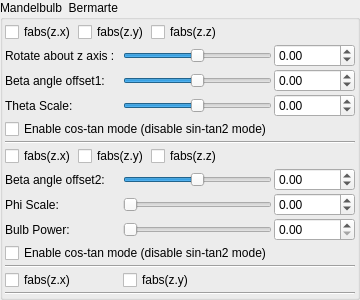
    <widget class="QGroupBox" name="groupBox">
     <property name="title">
      <string>Mandelbulb  Bermarte</string>
     </property>
     <property name="checkable">
      <bool>false</bool>
     </property>
     <layout class="QVBoxLayout" name="verticalLayout_39" stretch="0,0">
      <property name="spacing">
       <number>2</number>
      </property>
      <property name="leftMargin">
       <number>2</number>
      </property>
      <property name="topMargin">
       <number>2</number>
      </property>
      <property name="rightMargin">
       <number>2</number>
      </property>
      <property name="bottomMargin">
       <number>2</number>
      </property>
      <item>
       <layout class="QGridLayout" name="gridLayout">
        <item row="0" column="3">
         <spacer name="horizontalSpacer_2">
          <property name="orientation">
           <enum>Qt::Horizontal</enum>
          </property>
          <property name="sizeHint" stdset="0">
           <size>
            <width>40</width>
            <height>20</height>
           </size>
          </property>
         </spacer>
        </item>
        <item row="0" column="0">
         <widget class="QCheckBox" name="checkBox_transf_function_enabledAx_false">
          <property name="text">
           <string>fabs(z.x)</string>
          </property>
         </widget>
        </item>
        <item row="0" column="1">
         <widget class="QCheckBox" name="checkBox_transf_function_enabledAy_false">
          <property name="text">
           <string>fabs(z.y)</string>
          </property>
         </widget>
        </item>
        <item row="0" column="2">
         <widget class="QCheckBox" name="checkBox_transf_function_enabledAz_false">
          <property name="text">
           <string>fabs(z.z)</string>
          </property>
         </widget>
        </item>
       </layout>
      </item>
      <item>
       <layout class="QGridLayout" name="gridLayout_76">
        <property name="spacing">
         <number>2</number>
        </property>
        <item row="2" column="1">
         <widget class="QSlider" name="slider_beta_angle_offset">
          <property name="sizePolicy">
           <sizepolicy hsizetype="Expanding" vsizetype="Maximum">
            <horstretch>0</horstretch>
            <verstretch>0</verstretch>
           </sizepolicy>
          </property>
          <property name="minimum">
           <number>-18000</number>
          </property>
          <property name="maximum">
           <number>18000</number>
          </property>
          <property name="value">
           <number>0</number>
          </property>
          <property name="sliderPosition">
           <number>0</number>
          </property>
          <property name="orientation">
           <enum>Qt::Horizontal</enum>
          </property>
         </widget>
        </item>
        <item row="13" column="0">
         <widget class="QCheckBox" name="checkBox_transf_function_enabledBx_false">
          <property name="text">
           <string>fabs(z.x)</string>
          </property>
         </widget>
        </item>
        <item row="1" column="0">
         <widget class="QLabel" name="label_298">
          <property name="text">
           <string>Rotate about z axis :  </string>
          </property>
         </widget>
        </item>
        <item row="1" column="2">
         <widget class="MyDoubleSpinBox" name="spinbox_alpha_angle_offset">
          <property name="sizePolicy">
           <sizepolicy hsizetype="Minimum" vsizetype="Maximum">
            <horstretch>0</horstretch>
            <verstretch>0</verstretch>
           </sizepolicy>
          </property>
          <property name="prefix">
           <string/>
          </property>
          <property name="suffix">
           <string/>
          </property>
          <property name="decimals">
           <number>2</number>
          </property>
          <property name="minimum">
           <double>-36000.000000000000000</double>
          </property>
          <property name="maximum">
           <double>36000.000000000000000</double>
          </property>
          <property name="singleStep">
           <double>0.100000000000000</double>
          </property>
         </widget>
        </item>
        <item row="2" column="0">
         <widget class="QLabel" name="label_293">
          <property name="text">
           <string>Beta angle offset1:  </string>
          </property>
         </widget>
        </item>
        <item row="10" column="0">
         <widget class="QLabel" name="label_294">
          <property name="text">
           <string>Bulb Power:</string>
          </property>
         </widget>
        </item>
        <item row="1" column="1">
         <widget class="QSlider" name="slider_alpha_angle_offset">
          <property name="sizePolicy">
           <sizepolicy hsizetype="Expanding" vsizetype="Maximum">
            <horstretch>0</horstretch>
            <verstretch>0</verstretch>
           </sizepolicy>
          </property>
          <property name="minimum">
           <number>-18000</number>
          </property>
          <property name="maximum">
           <number>18000</number>
          </property>
          <property name="value">
           <number>0</number>
          </property>
          <property name="sliderPosition">
           <number>0</number>
          </property>
          <property name="orientation">
           <enum>Qt::Horizontal</enum>
          </property>
         </widget>
        </item>
        <item row="9" column="2">
         <widget class="MyDoubleSpinBox" name="spinbox_transf_scaleB_1">
          <property name="sizePolicy">
           <sizepolicy hsizetype="Minimum" vsizetype="Maximum">
            <horstretch>0</horstretch>
            <verstretch>0</verstretch>
           </sizepolicy>
          </property>
          <property name="prefix">
           <string/>
          </property>
          <property name="suffix">
           <string/>
          </property>
          <property name="decimals">
           <number>2</number>
          </property>
          <property name="minimum">
           <double>-36000.000000000000000</double>
          </property>
          <property name="maximum">
           <double>36000.000000000000000</double>
          </property>
          <property name="singleStep">
           <double>0.100000000000000</double>
          </property>
         </widget>
        </item>
        <item row="8" column="0">
         <widget class="QLabel" name="label_296">
          <property name="text">
           <string>Beta angle offset2:</string>
          </property>
         </widget>
        </item>
        <item row="11" column="0" colspan="3">
         <widget class="QCheckBox" name="checkBox_transf_function_enabledx_false">
          <property name="text">
           <string>Enable cos-tan mode (disable sin-tan2 mode)</string>
          </property>
         </widget>
        </item>
        <item row="9" column="1">
         <widget class="QSlider" name="slider_transf_scaleB_1">
          <property name="sizePolicy">
           <sizepolicy hsizetype="Expanding" vsizetype="Maximum">
            <horstretch>0</horstretch>
            <verstretch>0</verstretch>
           </sizepolicy>
          </property>
          <property name="minimum">
           <number>0</number>
          </property>
          <property name="maximum">
           <number>500</number>
          </property>
          <property name="value">
           <number>0</number>
          </property>
          <property name="sliderPosition">
           <number>0</number>
          </property>
          <property name="orientation">
           <enum>Qt::Horizontal</enum>
          </property>
         </widget>
        </item>
        <item row="5" column="0" colspan="3">
         <widget class="Line" name="line_2">
          <property name="orientation">
           <enum>Qt::Horizontal</enum>
          </property>
         </widget>
        </item>
        <item row="12" column="0" colspan="3">
         <widget class="Line" name="line_3">
          <property name="orientation">
           <enum>Qt::Horizontal</enum>
          </property>
         </widget>
        </item>
        <item row="3" column="2">
         <widget class="MyDoubleSpinBox" name="spinbox_transf_scaleA_1">
          <property name="sizePolicy">
           <sizepolicy hsizetype="Minimum" vsizetype="Maximum">
            <horstretch>0</horstretch>
            <verstretch>0</verstretch>
           </sizepolicy>
          </property>
          <property name="prefix">
           <string/>
          </property>
          <property name="suffix">
           <string/>
          </property>
          <property name="decimals">
           <number>2</number>
          </property>
          <property name="minimum">
           <double>-36000.000000000000000</double>
          </property>
          <property name="maximum">
           <double>36000.000000000000000</double>
          </property>
          <property name="singleStep">
           <double>0.100000000000000</double>
          </property>
         </widget>
        </item>
        <item row="8" column="2">
         <widget class="MyDoubleSpinBox" name="spinbox_transf_beta_angle_offset">
          <property name="sizePolicy">
           <sizepolicy hsizetype="Minimum" vsizetype="Maximum">
            <horstretch>0</horstretch>
            <verstretch>0</verstretch>
           </sizepolicy>
          </property>
          <property name="prefix">
           <string/>
          </property>
          <property name="suffix">
           <string/>
          </property>
          <property name="decimals">
           <number>2</number>
          </property>
          <property name="minimum">
           <double>-36000.000000000000000</double>
          </property>
          <property name="maximum">
           <double>36000.000000000000000</double>
          </property>
          <property name="singleStep">
           <double>0.100000000000000</double>
          </property>
         </widget>
        </item>
        <item row="13" column="1">
         <widget class="QCheckBox" name="checkBox_transf_function_enabledBy_false">
          <property name="text">
           <string>fabs(z.y)</string>
          </property>
         </widget>
        </item>
        <item row="9" column="0">
         <widget class="QLabel" name="label_297">
          <property name="text">
           <string>Phi Scale:</string>
          </property>
         </widget>
        </item>
        <item row="3" column="0">
         <widget class="QLabel" name="label_295">
          <property name="text">
           <string>Theta Scale:</string>
          </property>
         </widget>
        </item>
        <item row="10" column="1">
         <widget class="QSlider" name="slider_transf_pwr_8">
          <property name="sizePolicy">
           <sizepolicy hsizetype="Expanding" vsizetype="Maximum">
            <horstretch>0</horstretch>
            <verstretch>0</verstretch>
           </sizepolicy>
          </property>
          <property name="maximum">
           <number>2000</number>
          </property>
          <property name="singleStep">
           <number>1</number>
          </property>
          <property name="orientation">
           <enum>Qt::Horizontal</enum>
          </property>
         </widget>
        </item>
        <item row="3" column="1">
         <widget class="QSlider" name="slider_transf_scaleA_1">
          <property name="sizePolicy">
           <sizepolicy hsizetype="Expanding" vsizetype="Maximum">
            <horstretch>0</horstretch>
            <verstretch>0</verstretch>
           </sizepolicy>
          </property>
          <property name="minimum">
           <number>-500</number>
          </property>
          <property name="maximum">
           <number>500</number>
          </property>
          <property name="value">
           <number>0</number>
          </property>
          <property name="sliderPosition">
           <number>0</number>
          </property>
          <property name="orientation">
           <enum>Qt::Horizontal</enum>
          </property>
         </widget>
        </item>
        <item row="14" column="0" colspan="3">
         <widget class="Line" name="line">
          <property name="orientation">
           <enum>Qt::Horizontal</enum>
          </property>
         </widget>
        </item>
        <item row="2" column="2">
         <widget class="MyDoubleSpinBox" name="spinbox_beta_angle_offset">
          <property name="sizePolicy">
           <sizepolicy hsizetype="Minimum" vsizetype="Maximum">
            <horstretch>0</horstretch>
            <verstretch>0</verstretch>
           </sizepolicy>
          </property>
          <property name="prefix">
           <string/>
          </property>
          <property name="suffix">
           <string/>
          </property>
          <property name="decimals">
           <number>2</number>
          </property>
          <property name="minimum">
           <double>-36000.000000000000000</double>
          </property>
          <property name="maximum">
           <double>36000.000000000000000</double>
          </property>
          <property name="singleStep">
           <double>0.100000000000000</double>
          </property>
         </widget>
        </item>
        <item row="8" column="1">
         <widget class="QSlider" name="slider_transf_beta_angle_offset">
          <property name="sizePolicy">
           <sizepolicy hsizetype="Expanding" vsizetype="Maximum">
            <horstretch>0</horstretch>
            <verstretch>0</verstretch>
           </sizepolicy>
          </property>
          <property name="minimum">
           <number>-18000</number>
          </property>
          <property name="maximum">
           <number>18000</number>
          </property>
          <property name="value">
           <number>0</number>
          </property>
          <property name="sliderPosition">
           <number>0</number>
          </property>
          <property name="orientation">
           <enum>Qt::Horizontal</enum>
          </property>
         </widget>
        </item>
        <item row="10" column="2">
         <widget class="MyDoubleSpinBox" name="spinbox_transf_pwr_8">
          <property name="sizePolicy">
           <sizepolicy hsizetype="Minimum" vsizetype="Maximum">
            <horstretch>0</horstretch>
            <verstretch>0</verstretch>
           </sizepolicy>
          </property>
          <property name="prefix">
           <string/>
          </property>
          <property name="suffix">
           <string/>
          </property>
          <property name="decimals">
           <number>2</number>
          </property>
          <property name="minimum">
           <double>0.000000000000000</double>
          </property>
          <property name="maximum">
           <double>1000.000000000000000</double>
          </property>
          <property name="singleStep">
           <double>0.100000000000000</double>
          </property>
         </widget>
        </item>
        <item row="4" column="0" colspan="2">
         <widget class="QCheckBox" name="checkBox_transf_function_enabled_false">
          <property name="text">
           <string>Enable cos-tan mode (disable sin-tan2 mode)</string>
          </property>
         </widget>
        </item>
        <item row="6" column="0" colspan="3">
         <layout class="QGridLayout" name="gridLayout_2">
          <item row="0" column="2">
           <widget class="QCheckBox" name="checkBox_transf_function_enabledAx">
            <property name="text">
             <string>fabs(z.x)</string>
            </property>
           </widget>
          </item>
          <item row="0" column="4">
           <widget class="QCheckBox" name="checkBox_transf_function_enabledAz">
            <property name="text">
             <string>fabs(z.z)</string>
            </property>
           </widget>
          </item>
          <item row="0" column="5">
           <spacer name="horizontalSpacer_3">
            <property name="orientation">
             <enum>Qt::Horizontal</enum>
            </property>
            <property name="sizeHint" stdset="0">
             <size>
              <width>40</width>
              <height>20</height>
             </size>
            </property>
           </spacer>
          </item>
          <item row="0" column="3">
           <widget class="QCheckBox" name="checkBox_transf_function_enabledAy">
            <property name="text">
             <string>fabs(z.y)</string>
            </property>
           </widget>
          </item>
         </layout>
        </item>
       </layout>
      </item>
     </layout>
    </widget>
